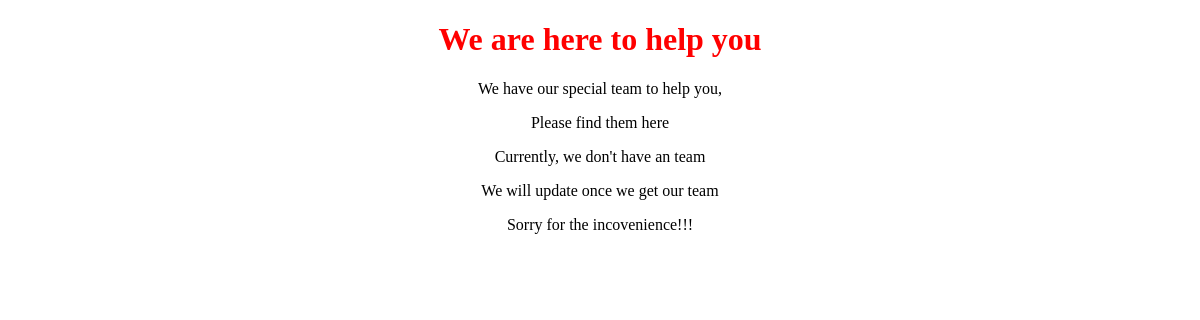
The app's page /help/user, older data.
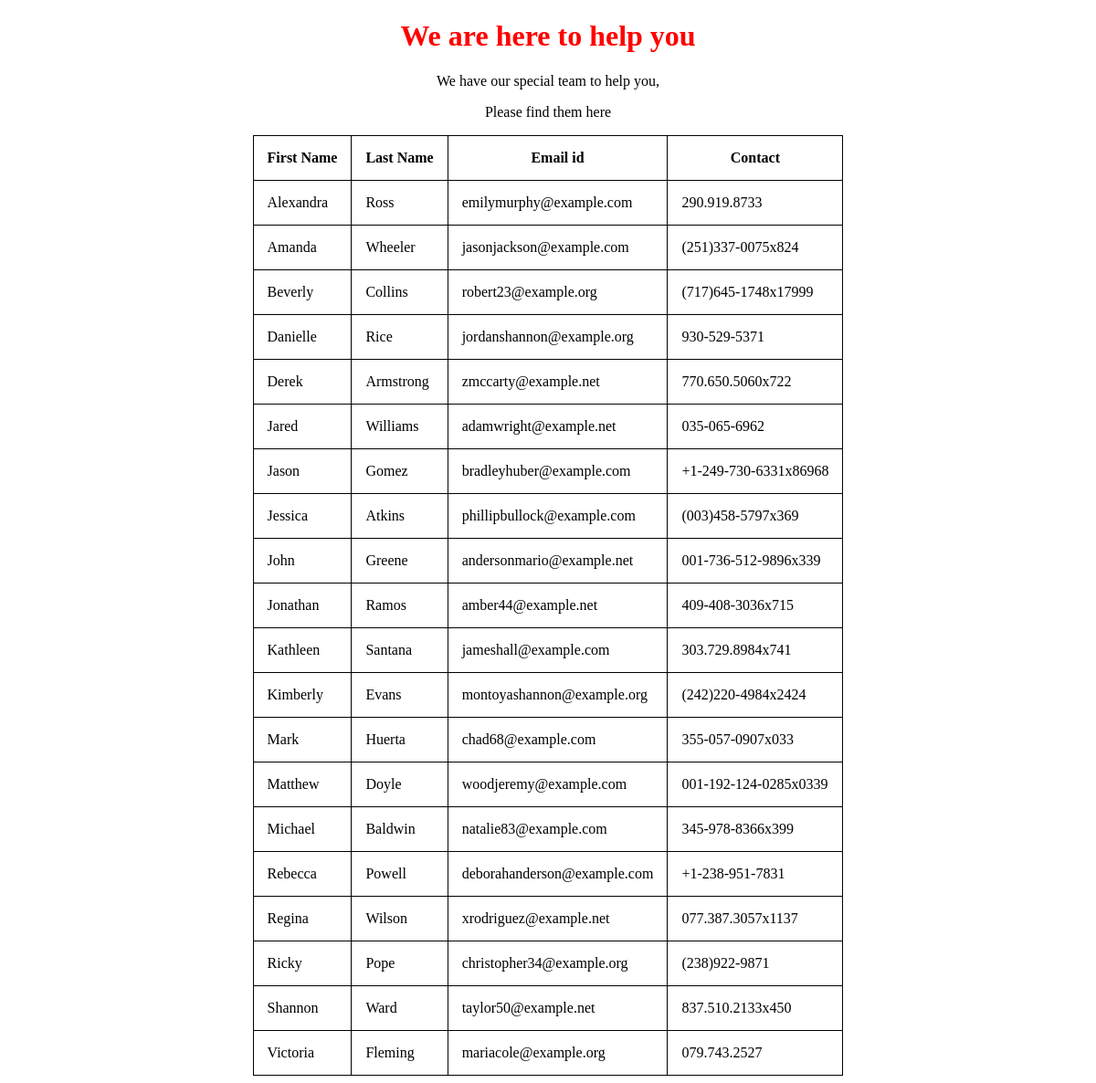
The same page, newer data.
### help/models.py (models this page shows, shortened)
class User(models.Model):
    first_name = models.CharField('First Name', max_length=200)
    last_name = models.CharField('Last Name', max_length=200)
    email = models.EmailField('E-Mail', max_length=200)
    phone = models.CharField('Phone Numbeer', max_length=14)

### help/views.py (the view)
# urls.py: path('user', views.our_team, name='team'),
def our_team(request):
    teams = User.objects.order_by('first_name')
    contacts = {'team_list': teams}
    return render(request, 'team.html', context=contacts)

### help/templates/team.html (shortened to what this page needs)
<!DOCTYPE html>
{% load static %}
<html lang="en" dir="ltr">
  <head>
    <link rel="stylesheet" href="{% static '/css/books.css' %}">
  </head>
  <body>
    <div class="team_section">
      <h1>We are here to help you</h1>
      <p>We have our special team to help you,</p>
      <p>Please find them here</p>
      {% if team_list %}
        <table>
          <thead>
            <th>First Name</th>
            <th>Last Name</th>
            <th>Email id</th>
            <th>Contact</th>
          </thead>
          {% for member in team_list %}
            <tr>
              <td>{{ member.first_name }}</td>
              <td>{{ member.last_name }}</td>
              <td>{{ member.email }}</td>
              <td>{{ member.phone }}</td>
            </tr>
          {% empty %}
            <h1>No Team Available</h1>
          {% endfor %}
        </table>
        {% else %}
          <p>Currently, we don't have an team </p>
          <p>We will update once we get our team</p>
          <p>Sorry for the incovenience!!!</p>
        {% endif %}
    </div>
  </body>
</html>

### static/css/books.css (style rules this page uses)
h1 { color: red; }
table, th, td { border: 1px solid black; border-collapse: collapse; }
th, td { padding: 15px; }
p, h1 { text-align: center; }
table { margin-left: auto; margin-right: auto; }

Row changes from the older to the newer data that the page shows:
added User: first_name "Alexandra", last_name "Ross", email "emilymurphy@example.com", phone "290.919.8733"
added User: first_name "Amanda", last_name "Wheeler", email "jasonjackson@example.com", phone "(251)337-0075x824"
added User: first_name "Beverly", last_name "Collins", email "robert23@example.org", phone "(717)645-1748x17999"
added User: first_name "Danielle", last_name "Rice", email "jordanshannon@example.org", phone "930-529-5371"
added User: first_name "Derek", last_name "Armstrong", email "zmccarty@example.net", phone "770.650.5060x722"
added User: first_name "Jared", last_name "Williams", email "adamwright@example.net", phone "035-065-6962"
added User: first_name "Jason", last_name "Gomez", email "bradleyhuber@example.com", phone "+1-249-730-6331x86968"
added User: first_name "Jessica", last_name "Atkins", email "phillipbullock@example.com", phone "(003)458-5797x369"
added User: first_name "John", last_name "Greene", email "andersonmario@example.net", phone "001-736-512-9896x339"
added User: first_name "Jonathan", last_name "Ramos", email "amber44@example.net", phone "409-408-3036x715"
added User: first_name "Kathleen", last_name "Santana", email "jameshall@example.com", phone "303.729.8984x741"
added User: first_name "Kimberly", last_name "Evans", email "montoyashannon@example.org", phone "(242)220-4984x2424"
added User: first_name "Mark", last_name "Huerta", email "chad68@example.com", phone "355-057-0907x033"
added User: first_name "Matthew", last_name "Doyle", email "woodjeremy@example.com", phone "001-192-124-0285x0339"
added User: first_name "Michael", last_name "Baldwin", email "natalie83@example.com", phone "345-978-8366x399"
added User: first_name "Rebecca", last_name "Powell", email "deborahanderson@example.com", phone "+1-238-951-7831"
added User: first_name "Regina", last_name "Wilson", email "xrodriguez@example.net", phone "077.387.3057x1137"
added User: first_name "Ricky", last_name "Pope", email "christopher34@example.org", phone "(238)922-9871"
added User: first_name "Shannon", last_name "Ward", email "taylor50@example.net", phone "837.510.2133x450"
added User: first_name "Victoria", last_name "Fleming", email "mariacole@example.org", phone "079.743.2527"
Text that changed along with them:
text no longer shown: "Currently, we don't have an team We will update once we get our team Sorry for the incovenience!!!"
text now shown: "First Name Last Name Email id Contact"
